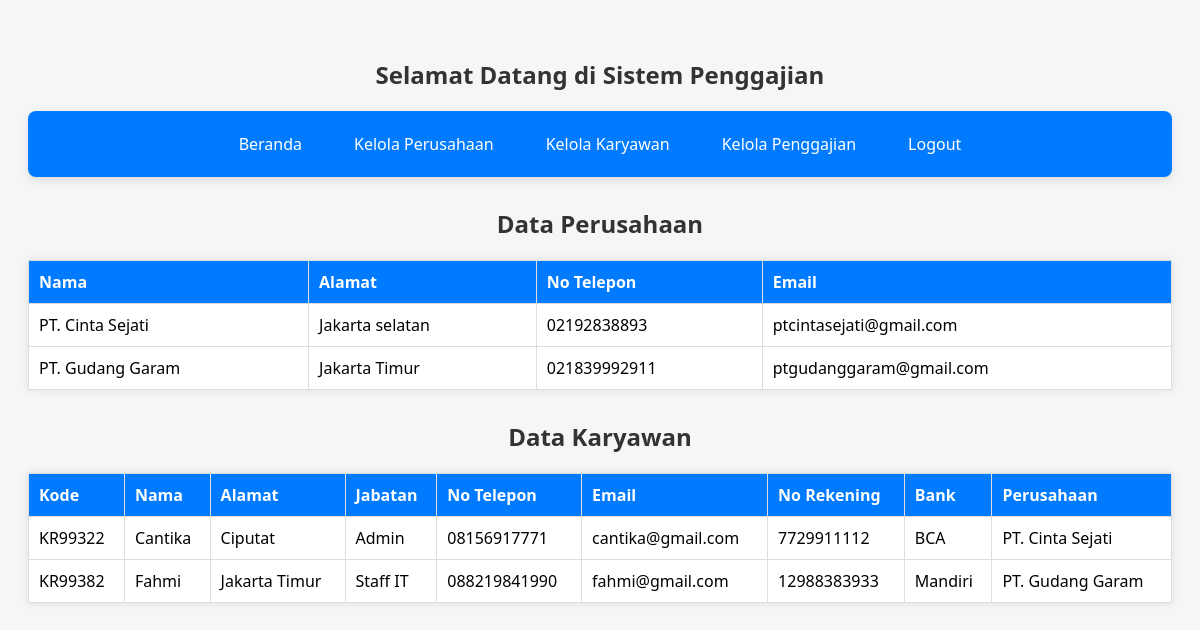
Page /dashboard.php (signed in) on the committed database.
### tables this page shows
CREATE TABLE `perusahaan` (
  `id` int(11) NOT NULL,
  `nama` varchar(100) DEFAULT NULL,
  `alamat` text DEFAULT NULL,
  `no_telepon` varchar(20) DEFAULT NULL,
  `email` varchar(100) DEFAULT NULL
);

CREATE TABLE `karyawan` (
  `kode_karyawan` varchar(20) NOT NULL,
  `nama` varchar(100) DEFAULT NULL,
  `alamat` text DEFAULT NULL,
  `jabatan` varchar(50) DEFAULT NULL,
  `no_tlp` varchar(20) DEFAULT NULL,
  `email` varchar(100) DEFAULT NULL,
  `no_rekening` varchar(30) DEFAULT NULL,
  `rek_bank` varchar(50) DEFAULT NULL,
  `id` int(11) DEFAULT NULL,
  `id_perusahaan` int(11) DEFAULT NULL
);

### dashboard.php (the view, shortened to what this page needs)
    <?php
    require 'config/db.php';
    $perusahaan = $conn->query("SELECT * FROM perusahaan");
   $karyawan = $conn->query("
    SELECT k.*, p.nama AS nama_perusahaan
    FROM karyawan k
    LEFT JOIN perusahaan p ON k.id_perusahaan = p.id
");
    ?>
    <!DOCTYPE html>
    <html lang="id">
    <head>
        <link rel="stylesheet" type="text/css" href="assets/style.css">
    </head>
    <body>
    <h2>Selamat Datang di Sistem Penggajian</h2>
    <nav>
    <a href="dashboard.php">Beranda</a>
    <a href="perusahaan/index.php">Kelola Perusahaan</a>
    <a href="karyawan/index.php">Kelola Karyawan</a>
    <a href="gaji/index.php">Kelola Penggajian</a>
    <a href="logout.php">Logout</a>
</nav>
    <h2>Data Perusahaan</h2>
    <table>
        <thead>
            <tr>
                <th>Nama</th>
                <th>Alamat</th>
                <th>No Telepon</th>
                <th>Email</th>
            </tr>
        </thead>
        <tbody>
            <?php while ($row = $perusahaan->fetch_assoc()): ?>
            <tr>
                <td><?= htmlspecialchars($row['nama']) ?></td>
                <td><?= htmlspecialchars($row['alamat']) ?></td>
                <td><?= htmlspecialchars($row['no_telepon']) ?></td>
                <td><?= htmlspecialchars($row['email']) ?></td>
            </tr>
            <?php endwhile; ?>
        </tbody>
    </table>
    <h2>Data Karyawan</h2>
    <table>
        <thead>
            <tr>
                <th>Kode</th>
                <th>Nama</th>
                <th>Alamat</th>
                <th>Jabatan</th>
                <th>No Telepon</th>
                <th>Email</th>
                <th>No Rekening</th>
                <th>Bank</th>
                <th>Perusahaan</th>
            </tr>
        </thead>
        <tbody>
            <?php while ($row = $karyawan->fetch_assoc()): ?>
            <tr>
                <td><?= htmlspecialchars($row['kode_karyawan']) ?></td>
                <td><?= htmlspecialchars($row['nama']) ?></td>
                <td><?= htmlspecialchars($row['alamat']) ?></td>
                <td><?= htmlspecialchars($row['jabatan']) ?></td>
                <td><?= htmlspecialchars($row['no_tlp']) ?></td>
                <td><?= htmlspecialchars($row['email']) ?></td>
                <td><?= htmlspecialchars($row['no_rekening']) ?></td>
                <td><?= htmlspecialchars($row['rek_bank']) ?></td>
                <td><?= htmlspecialchars($row['nama_perusahaan']) ?></td>
            </tr>
            <?php endwhile; ?>
        </tbody>
    </table>
    </body>
    </html>

### assets/style.css (style rules this page uses)
body { font-family: Arial, sans-serif; background: #f2f2f2; padding: 20px; }
h2 { color: #333; }
a { text-decoration: none; color: blue; margin-right: 10px; }
table { width: 100%; border-collapse: collapse; background: white; margin-top: 20px; }
table, th, td { border: 1px solid #ccc; }
th, td { padding: 10px; text-align: left; }
nav { display: flex; justify-content: center; background-color: #007BFF; padding: 12px 0; margin-bottom: 30px; border-radius: 8px; box-shadow: 0 4px 10px rgba(0, 0, 0, 0.1); }
nav a { color: #fff; text-decoration: none; margin: 0 15px; font-weight: bold; font-size: 16px; transition: color 0.3s; }

### dashboard.php (style rules this page uses)
body { font-family: 'Segoe UI', Tahoma, Geneva, Verdana, sans-serif; background-color: #f4f6f8; padding: 20px; }
h2 { text-align: center; margin-top: 30px; }
table { width: 100%; border-collapse: collapse; margin-top: 20px; background: #fff; box-shadow: 0 0 8px rgba(0,0,0,0.1); }
th, td { padding: 10px; border: 1px solid #ddd; }
th { background: #007BFF; color: #fff; }
nav { text-align: center; margin-bottom: 30px; }
nav a { display: inline-block; margin: 0 8px; text-decoration: none; padding: 10px 18px; background-color: #007BFF; color: white; border-radius: 4px; transition: background-color 0.3s ease; font-weight: 500; }

### rows in the picture
perusahaan: nama "PT. Cinta Sejati", alamat "Jakarta selatan", no_telepon "02192838893", email "ptcintasejati@gmail.com"
perusahaan: nama "PT. Gudang Garam", alamat "Jakarta Timur", no_telepon "021839992911", email "ptgudanggaram@gmail.com"
karyawan: kode_karyawan "KR99322", nama "Cantika", alamat "Ciputat", jabatan "Admin", no_tlp "08156917771", email "cantika@gmail.com", no_rekening "7729911112", rek_bank "BCA", id_perusahaan.nama "PT. Cinta Sejati"
karyawan: kode_karyawan "KR99382", nama "Fahmi", alamat "Jakarta Timur", jabatan "Staff IT", no_tlp "088219841990", email "fahmi@gmail.com", no_rekening "12988383933", rek_bank "Mandiri", id_perusahaan.nama "PT. Gudang Garam"
